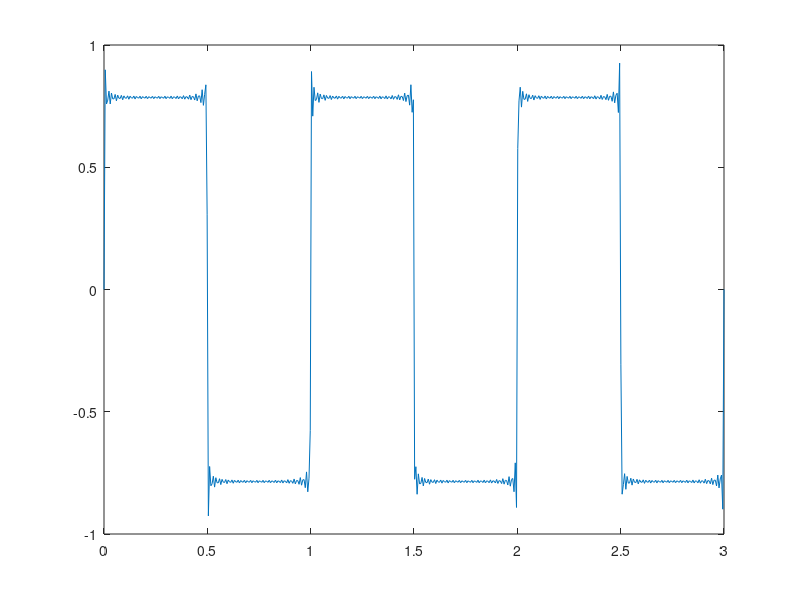

Recreate this plot in MATLAB.
clc
clear all
close all

% ____________Input____________

f = 1;
can_periodos = 3;
S=50; %componentes de frecuencias
% ____________Procesos____________

t = linspace(0,can_periodos/f,500);

comp1= 0;

for N=1:S+S-1
    if(mod(N,2)~=0)
        comp1=comp1+(1/N)*sin(2*pi*N*f*t);
    end
    
end

% ____________Salida____________

figure(1)
plot(t,comp1)
